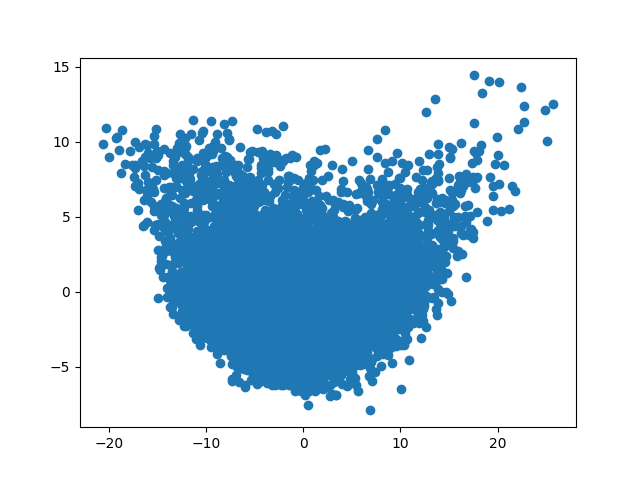
#> input picture programming/PCA/Figure_1.png, 640 x 480 px; its folder holds only this picture in this run
$ python dimred.py --path ../PCA   (older library calls are emulated)
#> lines starting #> are read from the running program, lines starting #| are printed output that depends on the picture
import argparse
import csv

import os
import cv2


import numpy as np
import matplotlib.pyplot as plt
from mpl_toolkits.mplot3d import Axes3D

import mahotas as mh

from skimage.io import imread
from skimage.exposure import histogram
from skimage.transform import resize
import skimage.measure


from sklearn.decomposition import PCA, KernelPCA
from sklearn.preprocessing import StandardScaler
from sklearn.cluster import MeanShift, KMeans, estimate_bandwidth
from sklearn.mixture import GaussianMixture, VBGMM, BayesianGaussianMixture
from sklearn.manifold import TSNE,Isomap,LocallyLinearEmbedding,SpectralEmbedding,MDS


from scipy.stats import skew, kurtosis, entropy
from scipy.spatial import distance

from pprint import pprint

#not python 3 "compliant"
#TODO: extract functions and port to python3
#from medpy.features.texture import *

import traceback
import concurrent.futures

#TODO: this import no workerino
#from dimred.util import kmeans_im

import neural_net.classify

#global variable of file formats which can be accepted
_fformats = tuple(['.jpg', '.png', ',jpeg', '.tga','.bmp'])


# [25 lines left out: function arr2vec, not called in this run]

#little lambda for 'tuplifying' of numpy arrays if needed
tuplify_array = lambda x: tuple(map(tuple,x))

#routine for one image
#TODO: write docstring
# [100 lines left out: function im2vec, not called in this run]

#TODO: fix error with: too many indices
#this happens either if the dimension of the array does not fit
def simpleim2vec(file):
#> called with file = 'programming/PCA/Figure_1.png'
	try:
		image = imread(file)
#> image is the input picture: shape (480, 640, 4); mean R, G, B, A 203.4, 222.9, 236.4, 255
		print(str(file))
	except Exception as e:
		return
	image = resize(image,(256,256))
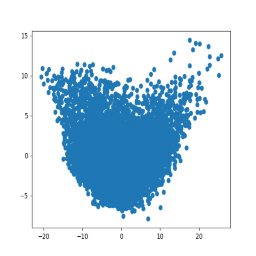
#> image: shape (256, 256, 4) float64; mean R, G, B, A 0.799, 0.875, 0.928, 1
	#TODO: find out why those two lines exist
	#image_flat = imread(file ,flatten=True)
	#image_flat = resize(image_flat,(256,256))
	r_im = image[:,:,0]
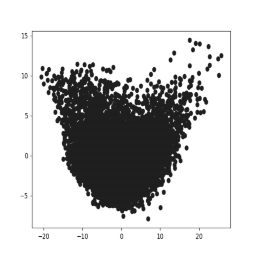
#> r_im: shape (256, 256) float64; min 0.122, max 1, mean 0.799
	g_im = image[:,:,1]
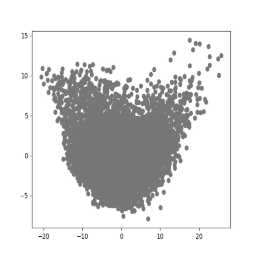
#> g_im: shape (256, 256) float64; min 0.169, max 1, mean 0.875
	b_im = image[:,:,2]
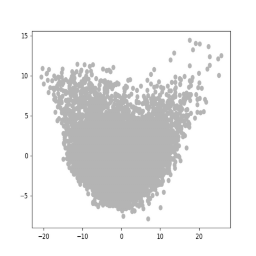
#> b_im: shape (256, 256) float64; min 0.169, max 1, mean 0.928
	#r_hist = np.histogram(r_im,bins=(16))[0]
	#g_hist = np.histogram(g_im,bins=(16))[0]
	#b_hist = np.histogram(b_im,bins=(16))[0]
	r_mo = skimage.measure.moments(r_im).flatten()**2
#> r_mo = [2.74e+09, 4.55e+13, 1.45e+18, 5.81e+22, 4.33e+13, 7.21e+17, 2.33e+22, 9.39e+26, 1.36e+18, 2.25e+22, 7.14e+26, 2.84e+31, 5.4e+22, 8.9e+26, 2.78e+31, 1.09e+36]
	g_mo = skimage.measure.moments(g_im).flatten()**2
#> g_mo = [3.29e+09, 5.41e+13, 1.66e+18, 6.39e+22, 5.26e+13, 8.67e+17, 2.67e+22, 1.03e+27, 1.59e+18, 2.62e+22, 7.99e+26, 3.07e+31, 6.11e+22, 1e+27, 3.03e+31, 1.16e+36]
	b_mo = skimage.measure.moments(b_im).flatten()**2
#> b_mo = [3.7e+09, 6.05e+13, 1.81e+18, 6.8e+22, 5.96e+13, 9.76e+17, 2.92e+22, 1.1e+27, 1.77e+18, 2.89e+22, 8.61e+26, 3.24e+31, 6.64e+22, 1.08e+27, 3.22e+31, 1.21e+36]
	r_haralick = np.array([]) #
	g_haralick = np.array([]) #
	b_haralick = np.array([]) #
	r_bavg = np.array([])
	g_bavg = np.array([])
	b_bavg = np.array([])
	r_bmom = np.array([])
	g_bmom = np.array([])
	b_bmom = np.array([])
	for i in range(0,32):
		for j in range(0,32):
			np.append(r_bavg, np.average(r_im[i*8:(i*8)+8,j*8:(j*8)+8])**2)
			np.append(g_bavg, np.average(g_im[i*8:(i*8)+8,j*8:(j*8)+8])**2)
			np.append(b_bavg, np.average(b_im[i*8:(i*8)+8,j*8:(j*8)+8])**2)

			np.append(r_bmom, skimage.measure.moments_hu(r_im[i*8:(i*8)+8,j*8:(j*8)+8]).flatten())
			np.append(g_bmom, skimage.measure.moments_hu(g_im[i*8:(i*8)+8,j*8:(j*8)+8]).flatten())
			np.append(b_bmom, skimage.measure.moments_hu(b_im[i*8:(i*8)+8,j*8:(j*8)+8]).flatten())

			#np.append(r_haralick,textural_features(r_im[i*8:(i*8)+8,j*8:(j*8)+8]))
			#np.append(g_haralick,textural_features(g_im[i*8:(i*8)+8,j*8:(j*8)+8]))
			#np.append(b_haralick,textural_features(b_im[i*8:(i*8)+8,j*8:(j*8)+8]))


	fvec = np.array((
					#r_hist,g_hist,b_hist,
					r_mo,g_mo,b_mo,
					r_bavg,g_bavg,b_bavg,
					#r_bmom, g_bmom, b_bmom,
					#r_haralick,g_haralick,b_haralick
					)).ravel()
	fvec = np.reshape(fvec,-1)
	fvec = np.hstack(fvec)
	#see im2vec for documentation on this return type
	return (fvec,file)

# [46 lines left out: functions do_dimred, textural_features, squashColors, not called in this run]

def region_featues(im):
	return skimage.measure.moments_hu( biggest_region(im)).flatten()

#n equals number of regions extracted
#takes k means clusered image as an input
# [12 lines left out: function biggest_region, not called in this run]

#return the absolute paths of the files inside a directory
#source: https://stackoverflow.com/questions/9816816/
def absoluteFilePaths(directory):
	for dirpath,_,filenames in os.walk(directory):
		for f in filenames:
			yield os.path.abspath(os.path.join(dirpath, f))


#input is binary (greyscale) image matrix (V x E im : x = 0 v x = 1)
# [51 lines left out: function shape_features, not called in this run]


def asyncim2vec(mode='complex',path=None):
	feature_array= []
	futures = None
	files = list(filter(lambda x: x.endswith(_fformats),absoluteFilePaths(path) ))
	if mode is not None:
		if(mode == 'nn'):
			return  neural_net.classify.batch_compute_class_vec(files,path)
	with concurrent.futures.ThreadPoolExecutor(max_workers=None) as executor:
		if mode is not None:
			if(mode =='complex'):
				futures = [executor.submit(im2vec,file) for file in files]
			if(mode =='simple'):
				futures = [executor.submit(simpleim2vec,file) for file in files]

		for future in concurrent.futures.as_completed(futures):
			feature_array.append(future.result())
			# [4 lines of commented-out code are left out]
	return feature_array


def main():
	X = None
	Y = None
	#enable required flag for args once this reaches some sort of stable release
	parser = argparse.ArgumentParser(description='dimemsionality reduction and clustering module for comvi')
	parser.add_argument(
			'--path', nargs=1,
			help='absolute path to the image directory',
			#required=True,
			default=None
			)
	parser.add_argument(
			'--output',
			nargs=1,
			help='absolute path to the output data structure',
			#required=True,
			default=None
			)
	args = parser.parse_args()
	#these values are both either required or not
	arg_path = args.path[0] if args.path is not None else os.path.abspath(os.getcwd())
	#current plan is to write to csv, because of its simplicity to parse
	arg_output = args.output[0] + 'output.csv' if args.output is not None else os.path.join(os.path.abspath(os.getcwd()),'output.csv')

	feature_array= asyncim2vec(mode='simple',path=arg_path)


	# weed out the Nones (broken pngs etc., fileio errors ...)
	#IMPORTANT: test this with a fresh mind
	feature_array = [item for item in feature_array if item is not None ]


	# [24 lines left out: function handle_click, not called in this run]


	#sort the feature array based on the file, so we can reconstruct which index corresponds to which file
	feature_array = sorted(feature_array, key= lambda x: x[1])
	filenames = [item[1] for item in feature_array if item[0] is not None]
	data_array = [item[0] for item in feature_array if item[0] is not None ]


	X,Y = do_dimred(data_array, mode='tsne', components=2)
	fig,ax = plt.subplots()
	#cid = fig.canvas.mpl_connect('button_press_event', handle_click)

	ms_array = np.array(list(zip(X,Y)))
	scaler =  StandardScaler()
	scaler.fit(ms_array)
	ms_array =scaler.transform(ms_array)

	#making the bandwith smaller to get a bettter granularity
	est_band = estimate_bandwidth(ms_array) / 2

	shift = MeanShift(bandwidth=est_band)
	shift.fit(ms_array)
	print(shift.labels_)

	ax.scatter(X,Y)
	plt.savefig(str(arg_path)+"/cluster.png" , bbox_inches='tight')
	#ax.title('tsne')
	with open(arg_output, 'w') as file:
		outwriter = csv.writer(file, delimiter=',',quotechar='|',)
		for item in zip(filenames,X,Y,shift.labels_):
			outwriter.writerow(item)

		colors = [ tuple((item,np.random.rand(3,))) for item in np.unique(shift.labels_)]
		plt.figure()
		for item in zip(X,Y,shift.labels_):
			color = None
			for entry in colors:
				if(entry[0]==item[2]):
					color = entry[1]
			plt.scatter(item[0],item[1],c=color)
		#routine for subclustering the clusters
		#anything below level 2 is considered irrelevant at this point

		#wish I could define a custom data type for this
		#sublevel will be a list
		#that list holds information about the subcluster(the label) and the clustering of the
		#in that label
		#the data structure needs to hold all the images with that label
		labels = np.unique(shift.labels_)
		sublevel = {label:[] for label in labels}
		#move the tuples to the according "bin"
		for item in zip(filenames,X,Y,shift.labels_):
			sublevel.get(item[3]).append(tuple((item[0],item[1],item[2])))#explicitly giving a tuple

		#TODO:convert dict into tuples to iterate over
		#cluster the data in the sublevels
		#iteration
		for key,value in sublevel.items():
			#coords
			coords  = [(item[1],item[2]) for item in value]
			#meanshift can only work with a minimum amount of values
			#TODO find number of items in a cluster which will work
			if(len(coords) < 5):
				coords.append(coords[0])
				coords.append(coords[0])
				coords.append(coords[0])
				coords.append(coords[0])
				coords.append(coords[0])
				coords.append(coords[0])
				coords.append(coords[0])
				coords.append(coords[0])
			scaler = StandardScaler()
			scaler.fit(coords)
			scaled_coords  = scaler.transform(coords)
			shift = MeanShift()
			shift.fit(scaled_coords)

			for i in range(0,len(value)-1):
				value[i] += (shift.labels_[i],)
		outwriter.writerow(('BEGIN SUBCLUSTERS',))
		for key,value in sublevel.items():
			outwriter.writerow(('subcluster',key))
			for item in value:
				outwriter.writerow(item)
		outwriter.writerow(('END SUBCLUSTERS',))
		#plt.show()
		plt.savefig(str(arg_path)+"/colorcluster.png" , bbox_inches='tight')


if __name__ == '__main__':
	np.random.seed(1)
#> (the run stopped early here; a loop or call above may not have finished)
